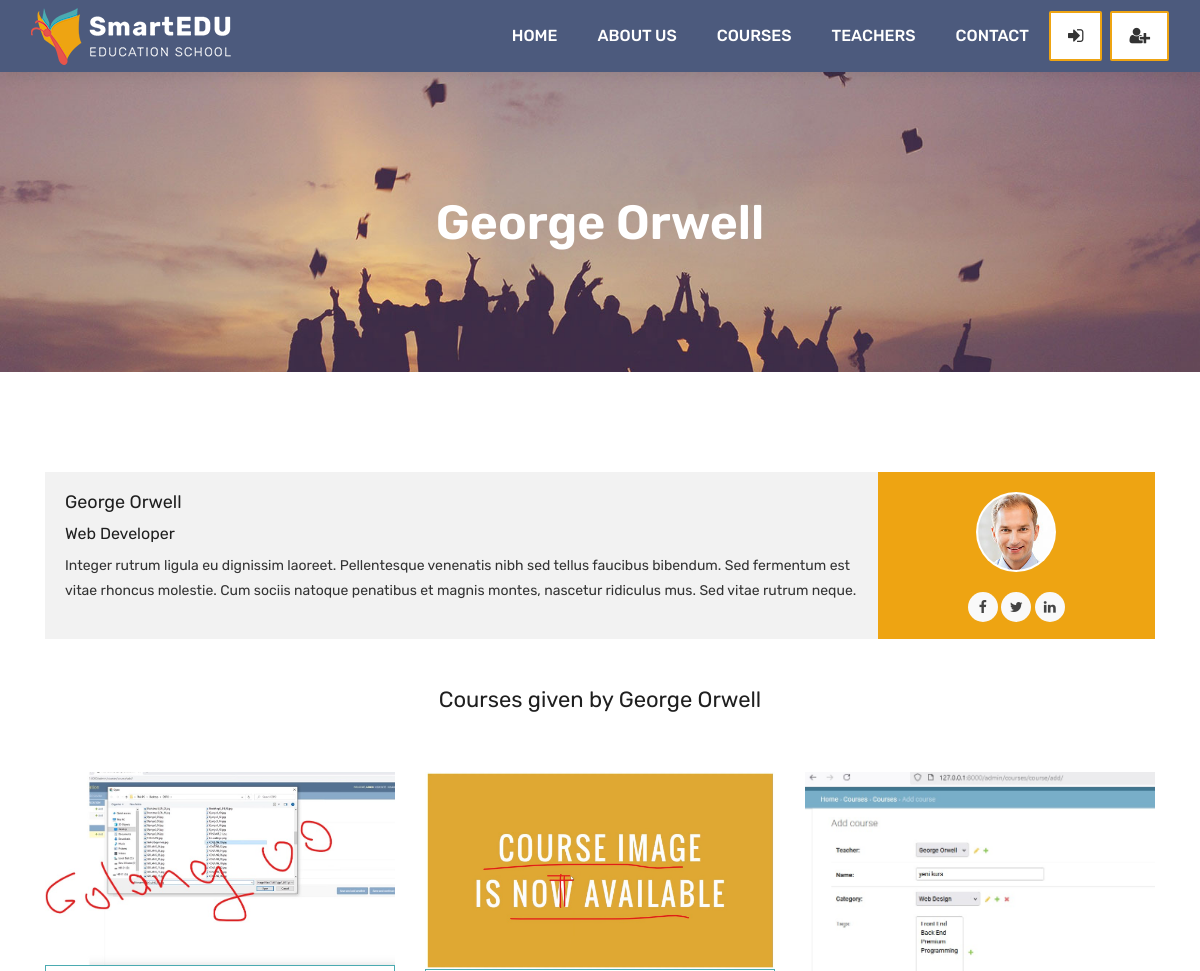
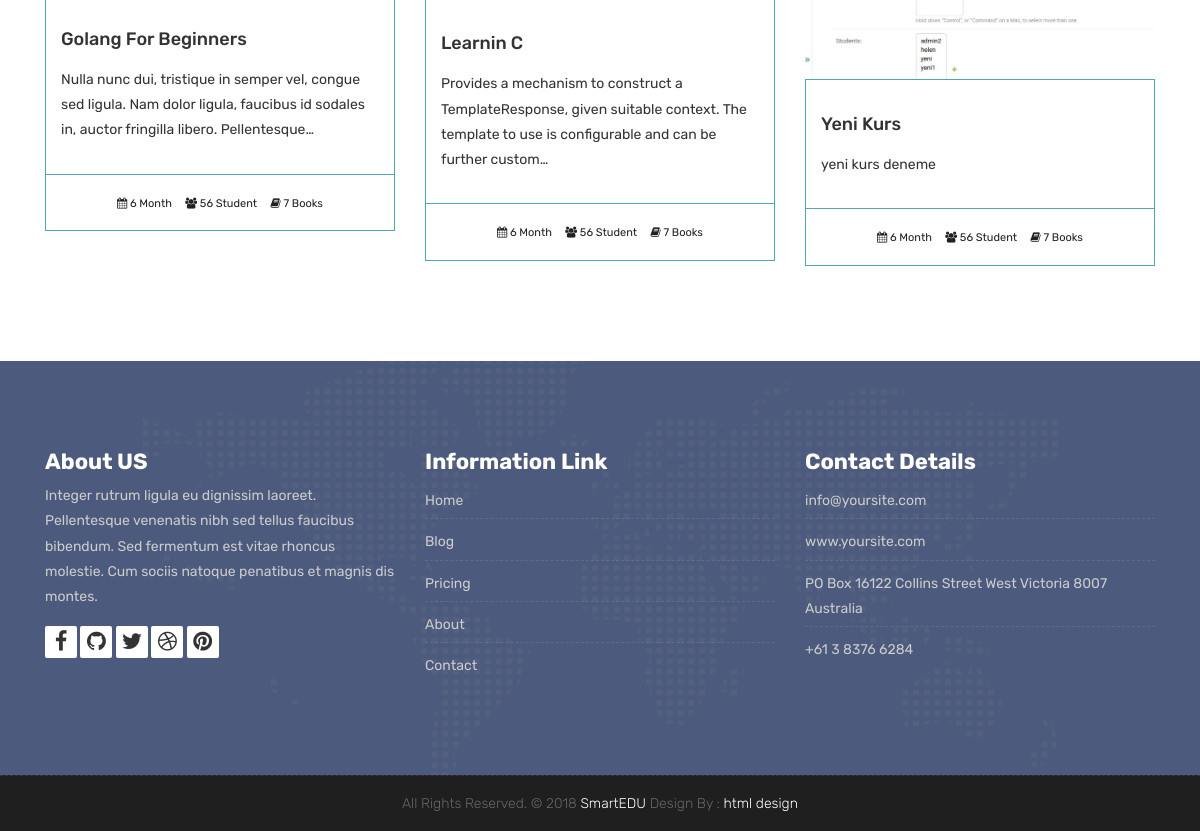
/teachers/teachers/1, run on the app's committed database (2 pictures, top to bottom).
### teachers/models.py (models this page shows, shortened)
class Teacher(models.Model):
    name = models.CharField(max_length=50)
    title = models.CharField(max_length=50)
    description = models.TextField(blank=True)
    image = models.ImageField(upload_to="courses/%Y/%m/%d")
    facebook = models.URLField(max_length=100, blank=True)
    twitter = models.URLField(max_length=100, blank=True)
    linkedin = models.URLField(max_length=100, blank=True)
    youtube = models.URLField(max_length=100, blank=True)

### courses/models.py (models this page shows, shortened)
class Course(models.Model):
    teacher = models.ForeignKey(Teacher, null=True, on_delete=models.CASCADE)
    name = models.CharField(max_length=200, unique=True)
    category = models.ForeignKey(Category, null= True, on_delete=models.DO_NOTHING)
    tags = models.ManyToManyField(Tag, blank=True, null=True)
    students = models.ManyToManyField(User, blank=True, related_name='courses_joined')
    description = models.TextField(blank=True, null=True)
    image = models.ImageField(upload_to="courses/%Y/%m/%d/", default="courses/default_course_image.jpg")
    date = models.DateTimeField(auto_now=True)
    available = models.BooleanField(default=True)

### teachers/views.py (the view)
# urls.py: path('teachers/<int:pk>', TeacherDetailView.as_view(), name = "teacher_detail" ),
class TeacherDetailView(DetailView):
    model = Teacher
    template_name = 'teacher.html'
    context_object_name = 'teacher'
    def get_context_data(self, **kwargs):
        context = super().get_context_data(**kwargs)
        context['courses'] = Course.objects.filter(available=True, teacher = self.kwargs['pk'])
        return context

### templates/teacher.html
{% extends 'partials/_base.html' %}
{% load static %}
{% block content %}
	<div class="all-title-box">
		<div class="container text-center">
			<h1>{{ teacher.name }}</span></h1>
		</div>
	</div>
    <div id="overviews" class="section wb">
        <div class="container">
            <div class="row">
                <div class="col-lg-12 blog-post-single">
					<div class="blog-author">
						<div class="author-bio">
							<h3 class="author_name">{{teacher.name}}</a></h3>
							<h5>{{teacher.title}}</h5>
							<p class="author_det">
								{{teacher.description}}
							</p>
						</div>
						<div class="author-desc">
							<img src="{{teacher.image.url}}" alt="about author">
							<ul class="author-social">
								<li><a href="{{teacher.facebook}}"><i class="fa fa-facebook"></i></a></li>
								<li><a href="{{teacher.twitter}}"><i class="fa fa-twitter"></i></a></li>
								<li><a href="{{teacher.linkedin}}"><i class="fa fa-linkedin"></i></a></li>
							</ul>
						</div>
					</div>
                </div>
            </div>
            <div class="row">
                <div class="col-lg-12">
                    <h2 class="text-center my-5">Courses given by {{teacher.name}}</h2>
                </div>
                {% for course in courses %}
                <div class="col-lg-4 col-md-6 col-12">
                    <div class="course-item">
						<div class="image-blog">
							<img src="{{course.image.url}}" alt="" class="img-fluid">
						</div>
						<div class="course-br">
							<div class="course-title">
								<h2><a href="{% url 'course_detail' course.category.slug course.id %}" title="">{{course.name}}</a></h2>
							</div>
							<div class="course-desc">
								<p>{{course.description | truncatechars:140}} </p>
							</div>
						</div>
						<div class="course-meta-bot">
							<ul>
								<li><i class="fa fa-calendar" aria-hidden="true"></i> 6 Month</li>
								<li><i class="fa fa-users" aria-hidden="true"></i> 56 Student</li>
								<li><i class="fa fa-book" aria-hidden="true"></i> 7 Books</li>
							</ul>
						</div>
					</div>
                    <br>
                </div>
                {% endfor %}
            </div>
        </div>
    </div>
{% endblock %}

### static/style.css (style rules this page uses)
body { color: #333333; font-size: 14px; font-family: 'Rubik', sans-serif; line-height: 1.80857; }
html, body { height: 100%; }
a { color: #1f1f1f; text-decoration: none !important; outline: none !important; -webkit-transition: all .3s ease-in-out; -moz-transition: all .3s ease-in-out; -ms-transition: all .3s ease-in-out; -o-transition: all .3s ease-in-out; transition: all .3s ease-in-out; }
h1, h2, h3, h4, h5, h6 { letter-spacing: 0; font-weight: normal; position: relative; padding: 0 0 10px 0; font-weight: normal; line-height: 120% !important; color: #1f1f1f; margin: 0 }
h1 { font-size: 24px }
h2 { font-size: 22px }
h3 { font-size: 18px }
h5 { font-size: 14px }
h1 a, h2 a, h3 a, h4 a, h5 a, h6 a { color: #212121; text-decoration: none!important; opacity: 1 }
a { color: #1f1f1f; text-decoration: none; outline: none; }
a, .btn { text-decoration: none !important; outline: none !important; -webkit-transition: all .3s ease-in-out; -moz-transition: all .3s ease-in-out; -ms-transition: all .3s ease-in-out; -o-transition: all .3s ease-in-out; transition: all .3s ease-in-out; }
.section { display: block; position: relative; overflow: hidden; padding: 70px 0; }
.section.wb { background-color: #ffffff; }
.all-title-box { background: url(images/banner.jpg)no-repeat; -webkit-background-size: cover; -moz-background-size: cover; -o-background-size: cover; background-size: cover; background-position: center; min-height: 300px; }
.all-title-box h1 { color: #fff; font-weight: 600; text-transform: capitalize; padding-top: 11%; font-size: 48px; line-height: 0px; }
.image-blog img { padding: 0 !important; width: 100%; margin: 0 !important; opacity: 1; -ms-filter: "progid:DXImageTransform.Microsoft.Alpha(Opacity=100)"; -moz-opacity: 1; -khtml-opacity: 1; -webkit-transition: all 150ms ease-in-out; -moz-transition: all 150ms ease-in-out; -o-transition: all 150ms ease-in-out; -ms-transition: all 150ms ease-in-out; transition: all 150ms ease-in-out; }
.blog-author { background: #f2f2f2; overflow: hidden; position: relative; margin-top: 30px; }
.author-bio { display: block; float: left; padding: 20px; position: relative; width: 75%; }
.author-desc { background: #eea412; float: right; height: 100%; min-height: 100%; overflow: hidden; padding: 20px 0; position: absolute; text-align: center; width: 25%; right: 0; }
.author-bio h5 { font-size: 16px; }
.author-desc > img { background: #FFFFFF; border-radius: 50%; -webkit-border-radius: 50%; -moz-border-radius: 50%; margin-bottom: 20px; padding: 2px; max-width: 80px; max-height: 80px; }
.author-social { list-style: none outside none; margin: 0 auto; overflow: hidden; padding: 0; text-align: center; z-index: 9999; }
.author-social li { background: none !important; display: inline-block; }
.author-social li a { color: #444; display: block; height: 30px; text-align: center; width: 30px; border-radius: 50%; -webkit-border-radius: 50%; -moz-border-radius: 50%; -webkit-transition: 0.25s; -moz-transition: 0.25s; -o-transition: 0.25s; transition: 0.25s; background: #f9f9f9; }
.author-social li a i { font-size: 14px; line-height: 30px; margin-right: 0; float: none; }
.course-item { background: #ffffff; }
.course-title > h2 { margin: 15px 0; padding: 0px; }
.course-title a { font-size: 18px; line-height: 25px; font-weight: 500; color: #333333; text-transform: capitalize; }
.course-br { border: 1px solid #4babb1; padding: 15px; }
.course-meta-bot { border: 1px solid #4babb1; border-top: 0px; padding: 15px; }
.course-meta-bot ul { padding: 0px; margin: 0px; display: block; text-align: center; }
.course-meta-bot ul li { display: inline-block; list-style: none; padding: 0px 5px; color: #212121; font-size: 11px; }

### data on the page
Teacher: name "George Orwell", title "Web Developer", description "Integer rutrum ligula eu dignissim laoreet. Pellentesque venenatis nibh sed tellus faucibus bibendum. Sed fermentum est vitae rhoncus molestie. Cum sociis natoque penatibus et magnis montes, nascetur ridiculus mus. Sed vitae rutrum neque.", image (picture)
Course: image (picture), name "Golang For Beginners", description "Nulla nunc dui, tristique in semper vel, congue sed ligula. Nam dolor ligula, faucibus id sodales in, auctor fringilla libero. Pellentesque…"
Course: image (placeholder picture), name "Learnin C", description "Provides a mechanism to construct a TemplateResponse, given suitable context. The template to use is configurable and can be further custom…"
Course: image (picture), name "Yeni Kurs", description "yeni kurs deneme"
